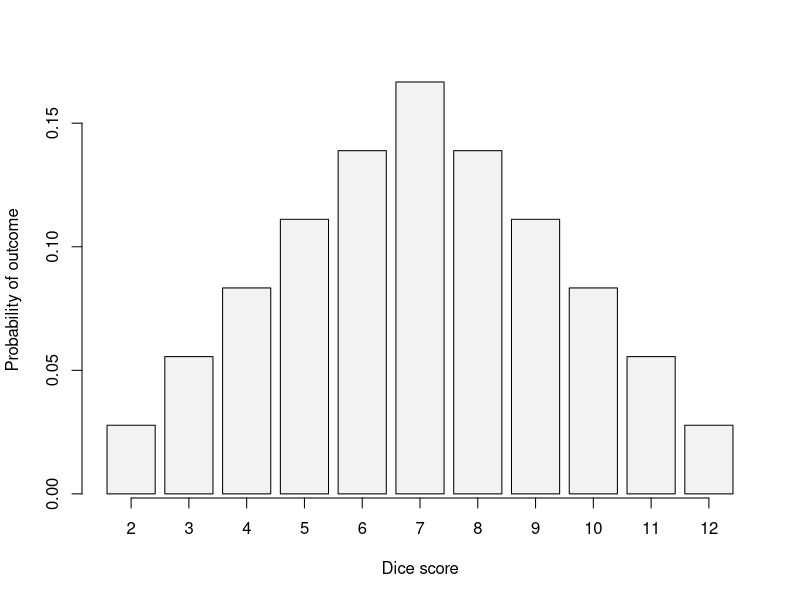
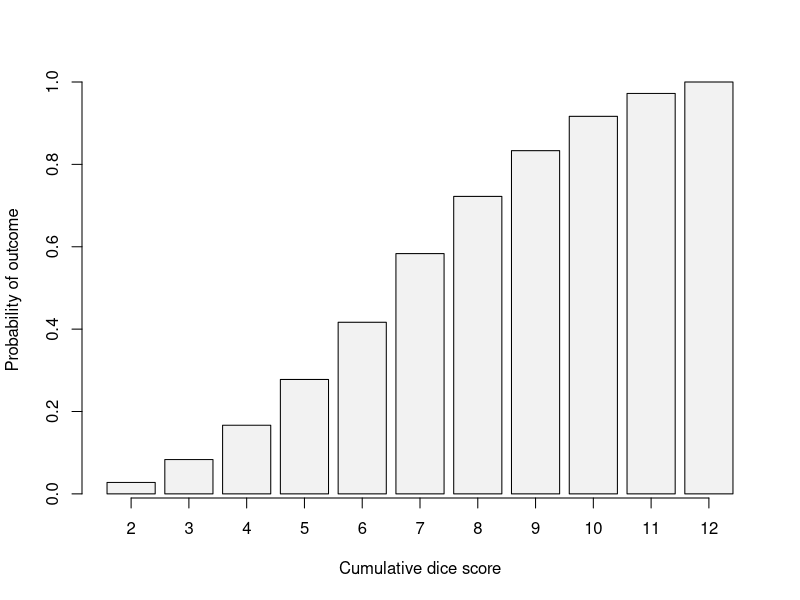
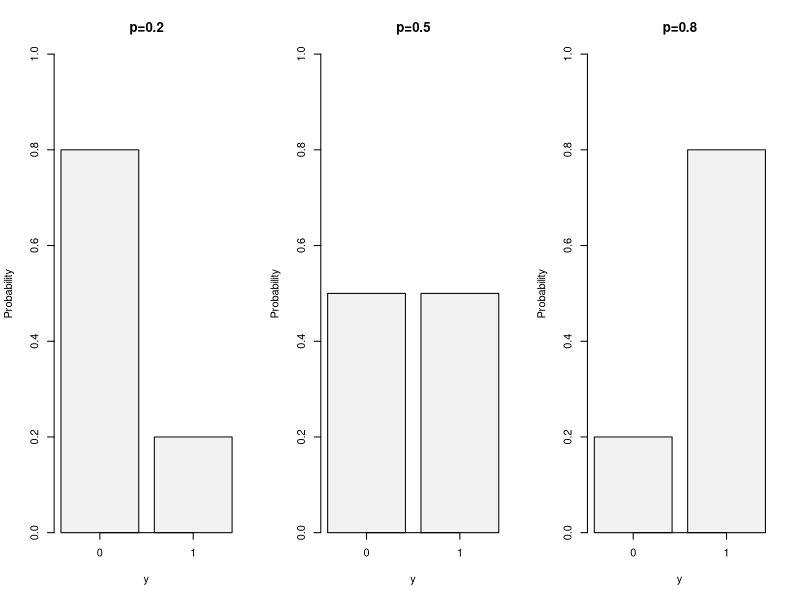
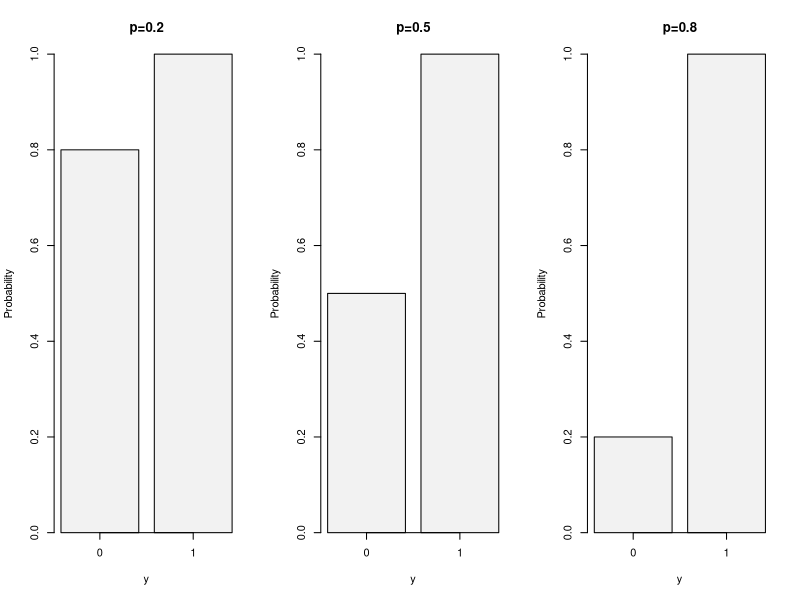
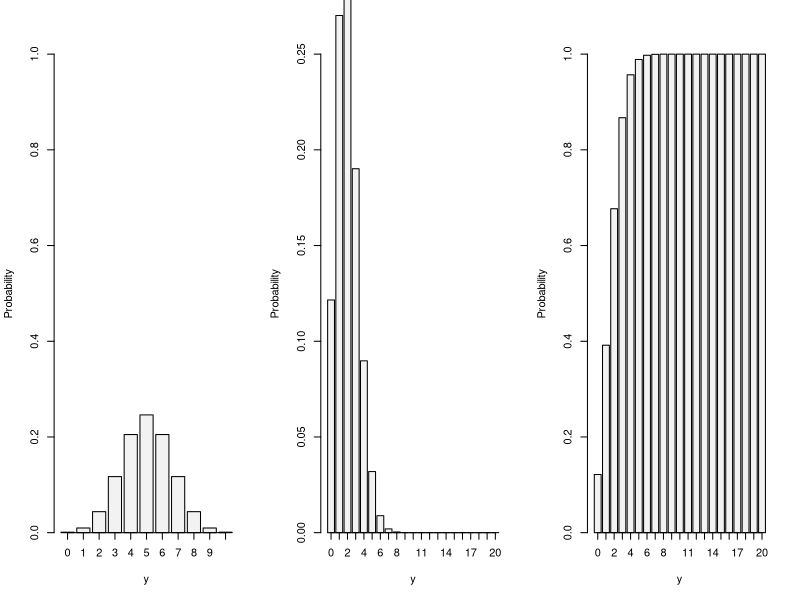
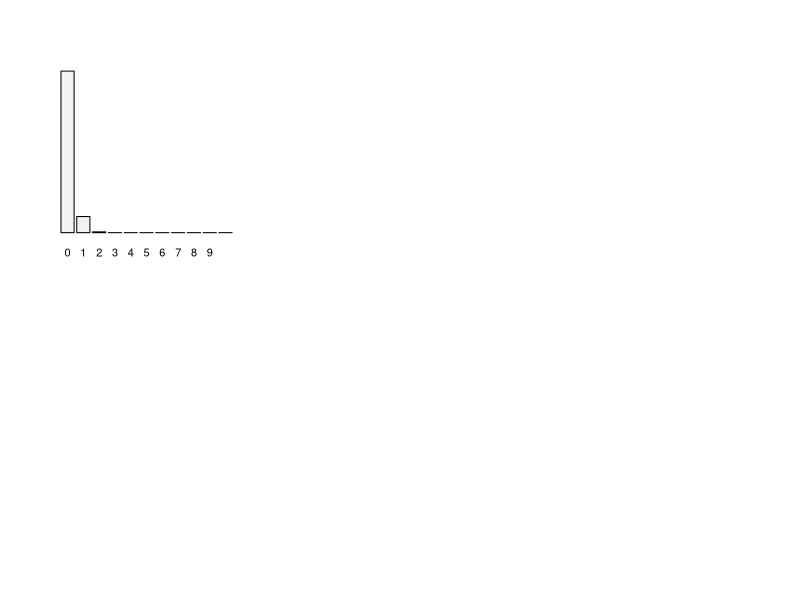

The R script that drew these images, in order: (Note: this script raises an error after producing the figures.)
## ---- chunk 1
y <- c(1:6,5:1)/36
names(y) <- c(2:12)
yBarplot <- barplot(y, xlab="Dice score", ylab="Probability of outcome", col="grey95")
axis(1, at=yBarplot, labels=FALSE)
## ---- chunk 2
yBarplot <- barplot(cumsum(y), xlab="Cumulative dice score", ylab="Probability of outcome", col="grey95")
axis(1, at=yBarplot, labels=FALSE)
## ---- chunk 3
par(mfcol=c(1,3))
test <- barplot(dbinom(c(0,1), size=1, prob=0.2), ylim=c(0,1),
                ylab="Probability",xlab="y",
                main="p=0.2", col="grey95")
axis(side=1,at=test,labels=c(0,1))

test <- barplot(dbinom(c(0,1), size=1, prob=0.5), ylim=c(0,1),
                ylab="Probability",xlab="y",
                main="p=0.5", col="grey95")
axis(side=1,at=test,labels=c(0,1))

test <- barplot(dbinom(c(0,1), size=1, prob=0.8), ylim=c(0,1),
                ylab="Probability",xlab="y",
                main="p=0.8", col="grey95")
axis(side=1,at=test,labels=c(0,1))
## ---- chunk 4
par(mfcol=c(1,3))
test <- barplot(pbinom(c(0,1), size=1, prob=0.2), ylim=c(0,1),
                ylab="Probability",xlab="y",
                main="p=0.2", col="grey95")
axis(side=1,at=test,labels=c(0,1))

test <- barplot(pbinom(c(0,1), size=1, prob=0.5), ylim=c(0,1),
                ylab="Probability",xlab="y",
                main="p=0.5", col="grey95")
axis(side=1,at=test,labels=c(0,1))

test <- barplot(pbinom(c(0,1), size=1, prob=0.8), ylim=c(0,1),
                ylab="Probability",xlab="y",
                main="p=0.8", col="grey95")
axis(side=1,at=test,labels=c(0,1))
## ---- chunk 5
test <- barplot(dbinom(c(0:10), size=10, prob=0.5), ylim=c(0,1),
                ylab="Probability",xlab="y",
                main="", col="grey95")
axis(side=1,at=test,labels=c(0:10))
## ---- chunk 6
factorial(10)/(factorial(c(0:10))*factorial(10-c(0:10))) |>
    setNames(nm=c(0:10))
## ---- chunk 7
round((factorial(10) /
           (factorial(c(0:10))*factorial(10-c(0:10)))) /
          1024,3) |>
    setNames(nm=c(0:10))
## ---- chunk 8
test <- barplot(dbinom(c(0:20), size=20, prob=0.1),
                ylab="Probability",xlab="y", ylim=c(0,0.25),
                main="", col="grey95")
axis(side=1,at=test,labels=c(0:20))
## ---- chunk 9
test <- barplot(pbinom(c(0:20), size=20, prob=0.1),
                ylab="Probability",xlab="y", ylim=c(0,1),
                main="", col="grey95")
axis(side=1,at=test,labels=c(0:20))
## ---- chunk 10
pbinom(6, size=20, prob=0.1)
## ---- chunk 11
par(mfrow=c(2,3))
dpois(c(0:10),lambda=0.1) |> setNames(0:10) |>
barplot(ylim=c(0,1),
        ylab="Probability",xlab="y", col="grey95", main=TeX("$\\lambda=0.1$"))
dpois(c(0:10),lambda=0.5) |> setNames(0:10) |>
barplot(ylim=c(0,1),
        ylab="Probability",xlab="y", col="grey95", main=TeX("$\\lambda=0.5$"))
dpois(c(0:10),lambda=1) |> setNames(0:10) |>
barplot(ylim=c(0,1),
        ylab="Probability",xlab="y", col="grey95", main=TeX("$\\lambda=1$"))

dpois(c(0:10),lambda=2) |> setNames(0:10) |>
barplot(ylim=c(0,1),
        ylab="Probability",xlab="y", col="grey95", main=TeX("$\\lambda=2$"))
dpois(c(0:10),lambda=3) |> setNames(0:10) |>
barplot(ylim=c(0,1),
        ylab="Probability",xlab="y", col="grey95", main=TeX("$\\lambda=3$"))
dpois(c(0:22),lambda=10) |> setNames(0:22) |>
barplot(ylab="Probability", xlab="y", col="grey95", main=TeX("$\\lambda=10$"))
## ---- chunk 12
sum(dpois(1:4,2))
ppois(4,2) - ppois(0,2)
## ---- chunk 13
qpois(0.95, 2)
## ---- chunk 14
test <- barplot(rep(1/6,6), ylim=c(0,1),
                ylab="Probability",xlab="y", col="grey95")
axis(side=1,at=test,labels=c(1:6))
## ---- chunk 15
test <- barplot(cumsum(rep(1/6,6)), ylim=c(0,1),
                ylab="Probability",xlab="y", col="grey95")
axis(side=1,at=test,labels=c(1:6))
## ---- chunk 16
par(mfcol=c(2,2))
xValues <- seq(0,20,1)
dnbinom(xValues, 1, 0.2) |>
    barplot(main="p=0.2, k=1",
            ylab="Probability", xlab="m",
            col="grey95", ylim=c(0,0.2)) -> test
axis(side=1,at=test,labels=xValues)
dnbinom(xValues, 2, 0.2) |>
    barplot(main="p=0.2, k=2",
            ylab="Probability", xlab="m",
            col="grey95", ylim=c(0,0.2)) -> test
axis(side=1,at=test,labels=xValues)
dnbinom(xValues, 4, 0.2) |>
    barplot(main="p=0.2, k=4",
            ylab="Probability", xlab="m",
            col="grey95", ylim=c(0,0.2)) -> test
axis(side=1,at=test,labels=xValues)
dnbinom(xValues, 1, 0.1) |>
    barplot(main="p=0.1, k=1",
            ylab="Probability", xlab="m",
            col="grey95", ylim=c(0,0.2)) -> test
axis(side=1,at=test,labels=xValues)
